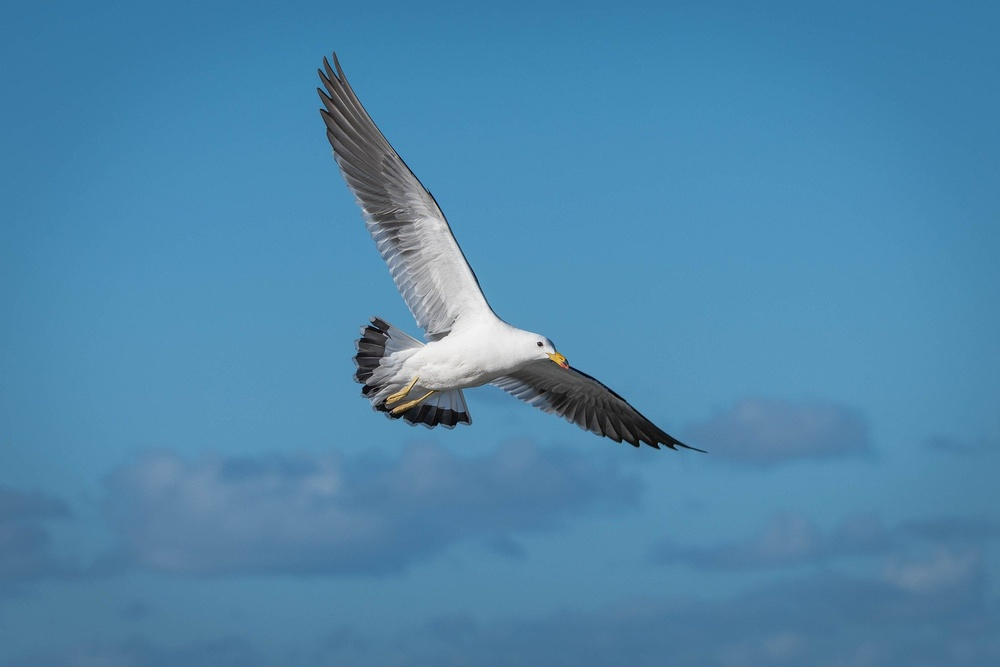
#> input picture Bird.jpg, 1000 x 667 px, shrunk from 1920 x 1280 before the run
$ jupyter execute Cannyedgedetection.ipynb
#> lines starting #> are read from the running program, lines starting #| are printed output that depends on the picture; after the words box and inside, x2 and y2 are one past the last pixel; in counts of white or black regions, pixels touching at a corner belong together
[cell 1]
import cv2
import numpy as np
import matplotlib.pyplot as plt

[cell 2]
img = cv2.imread('Bird.jpg')
#> img is the input picture: shape (667, 1000, 3); mean B, G, R 171.1, 134.7, 78.5
imgRGB = cv2.cvtColor(img, cv2.COLOR_BGR2RGB)
img_gray = cv2.cvtColor(imgRGB, cv2.COLOR_RGB2GRAY)
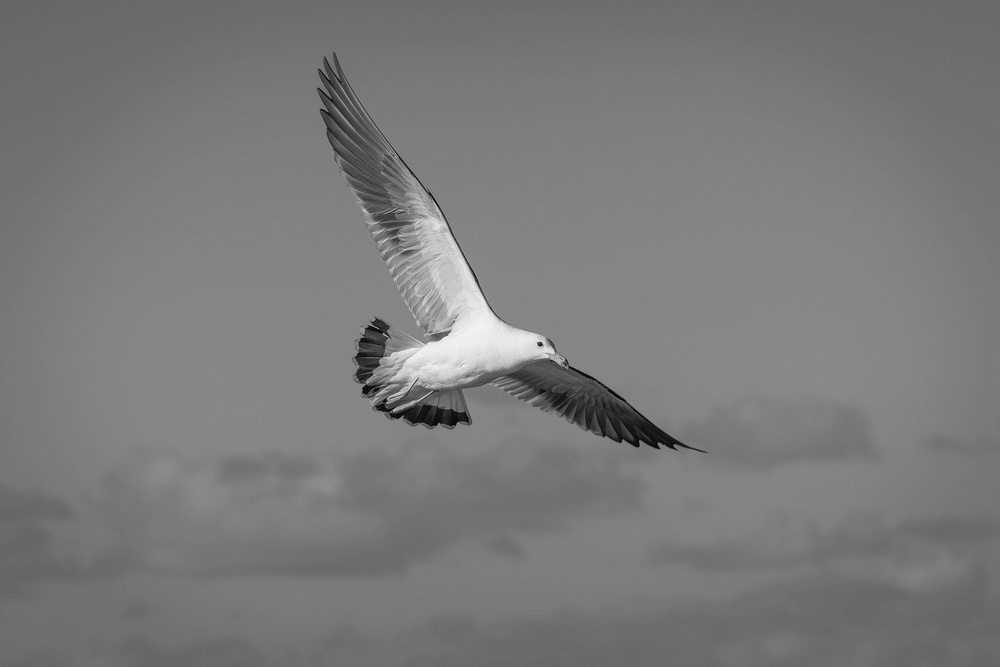
#> img_gray: shape (667, 1000); min 0, max 244, mean 122.1
img_blur = cv2.GaussianBlur(img_gray, (3,3), 8)
plt.title("original Image")
plt.imshow(imgRGB)

[cell 3]
edges = cv2.Canny(image= img_blur, threshold1=100, threshold2=250)
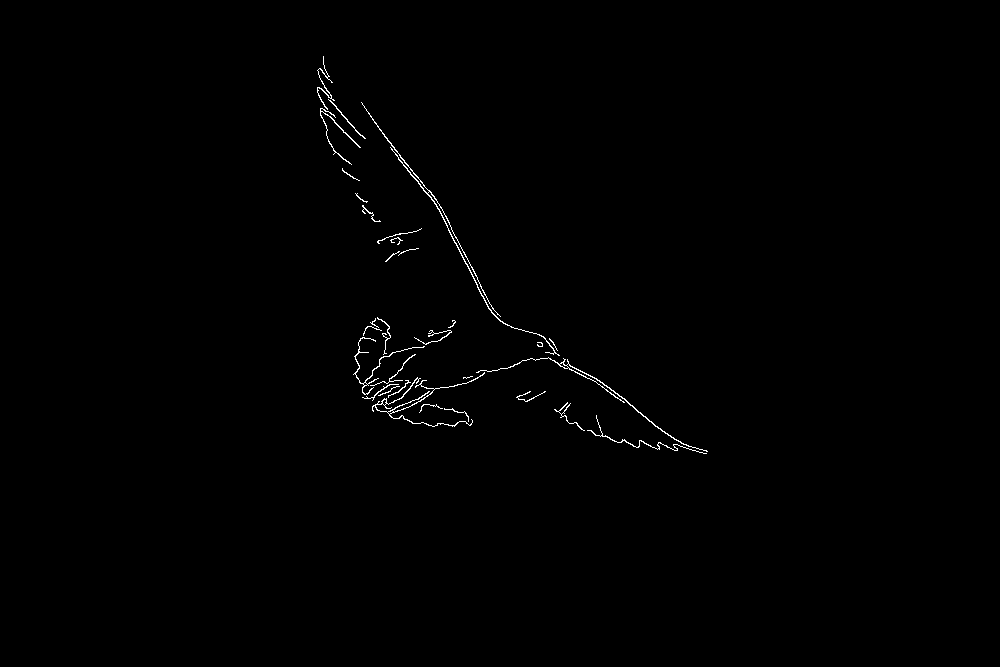
#> edges: shape (667, 1000); 0.5% white in thin lines or dots, all inside (x1, y1, x2, y2) = (317, 56, 708, 454)
edges = cv2.cvtColor(edges,cv2.COLOR_BGR2RGB)
plt.imshow(edges)
